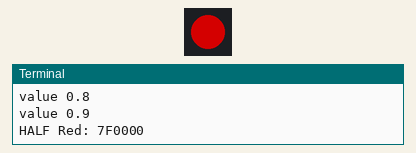
Bench run of a program on a simulated Raspberry Pi (BCM pin numbers). Parts: 1 RGB LEDs in strip order, left to right, the last lines printed to the terminal. Dim RGB values are drawn brighter than linear.

Above: at 2.1 s.
At 9.6 s:
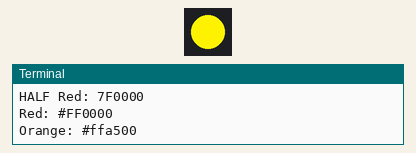
At 19.6 s:
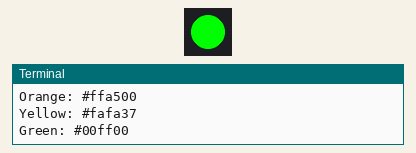
At 34.6 s:
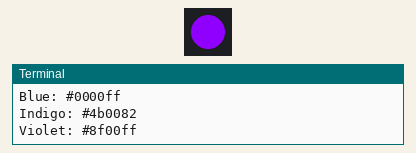
Timing chart, 0 to 40.0 s (numbered marks = the images above):
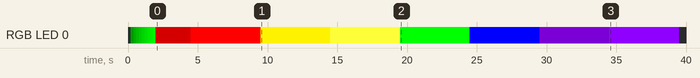

The program:

rgb_rainbow.py
```python
from gpiozero import RGBLED
from time import sleep

led = RGBLED(red=9, green=10, blue=11)

def rainbow(s_time):

    led.color = (0, 0, 0)
    print('Slowly increase intensity')
    prec = 10
    for i in range(prec):
        tmp_color = i/prec
        led.green = tmp_color
        print('value', tmp_color)
        sleep(0.2)

    led.color = (0, 0, 0)

    led.red = 0.5
    print('HALF Red: 7F0000')
    sleep(s_time / 2)

    print('Red: #FF0000')
    led.red = 1
    sleep(s_time)

    print('Orange: #ffa500')
    led.color = (1, 0.95, 0)
    sleep(s_time)

    print('Yellow: #fafa37')
    led.color = (0.9842, 0.9842, 0.2165)
    sleep(s_time)

    print('Green: #00ff00')
    led.color = (0, 1, 0)
    sleep(s_time)

    print('Blue: #0000ff')
    led.color = (0, 0, 1)
    sleep(s_time)

    print('Indigo: #4b0082')
    led.color = (0.2953, 0, 0.5118)
    sleep(s_time)

    print('Violet: #8f00ff')
    led.color = (0.5630, 0, 1)
    sleep(s_time)

    print('OFF: #000000')
    led.color = (0, 0, 0)
    sleep(s_time)

    led.color = (0, 0, 0)


rainbow(5)
```

Measured:
- by itself, RGB LED 0: off → RGB(0, 26, 0) at 0.20 s, → RGB(0, 51, 0) 0.20 s later, → RGB(0, 77, 0) 0.20 s later, → RGB(0, 102, 0) 0.20 s later, … (18 changes in this stretch)
